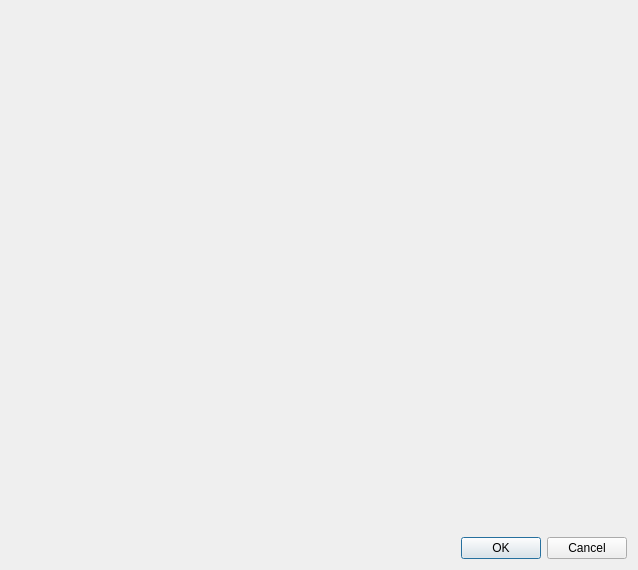
<?xml version="1.0" encoding="UTF-8"?>
<ui version="4.0">
 <class>UserKeyCreationDialog</class>
 <widget class="QDialog" name="UserKeyCreationDialog">
  <property name="geometry">
   <rect>
    <x>0</x>
    <y>0</y>
    <width>638</width>
    <height>570</height>
   </rect>
  </property>
  <property name="windowTitle">
   <string>Dialog</string>
  </property>
  <layout class="QGridLayout" name="gridLayout">
   <item row="0" column="0">
    <widget class="UserKeyCreationWidget" name="wdg_user_key_creation" native="true"/>
   </item>
   <item row="1" column="0">
    <widget class="QDialogButtonBox" name="buttonBox">
     <property name="orientation">
      <enum>Qt::Horizontal</enum>
     </property>
     <property name="standardButtons">
      <set>QDialogButtonBox::Cancel|QDialogButtonBox::Ok</set>
     </property>
    </widget>
   </item>
  </layout>
 </widget>
 <customwidgets>
  <customwidget>
   <class>UserKeyCreationWidget</class>
   <extends>QWidget</extends>
   <header>geoplateforme.gui.user_keys.wdg_user_key_creation</header>
   <container>1</container>
  </customwidget>
 </customwidgets>
 <resources/>
 <connections>
  <connection>
   <sender>buttonBox</sender>
   <signal>accepted()</signal>
   <receiver>UserKeyCreationDialog</receiver>
   <slot>accept()</slot>
   <hints>
    <hint type="sourcelabel">
     <x>248</x>
     <y>254</y>
    </hint>
    <hint type="destinationlabel">
     <x>157</x>
     <y>274</y>
    </hint>
   </hints>
  </connection>
  <connection>
   <sender>buttonBox</sender>
   <signal>rejected()</signal>
   <receiver>UserKeyCreationDialog</receiver>
   <slot>reject()</slot>
   <hints>
    <hint type="sourcelabel">
     <x>316</x>
     <y>260</y>
    </hint>
    <hint type="destinationlabel">
     <x>286</x>
     <y>274</y>
    </hint>
   </hints>
  </connection>
 </connections>
</ui>
